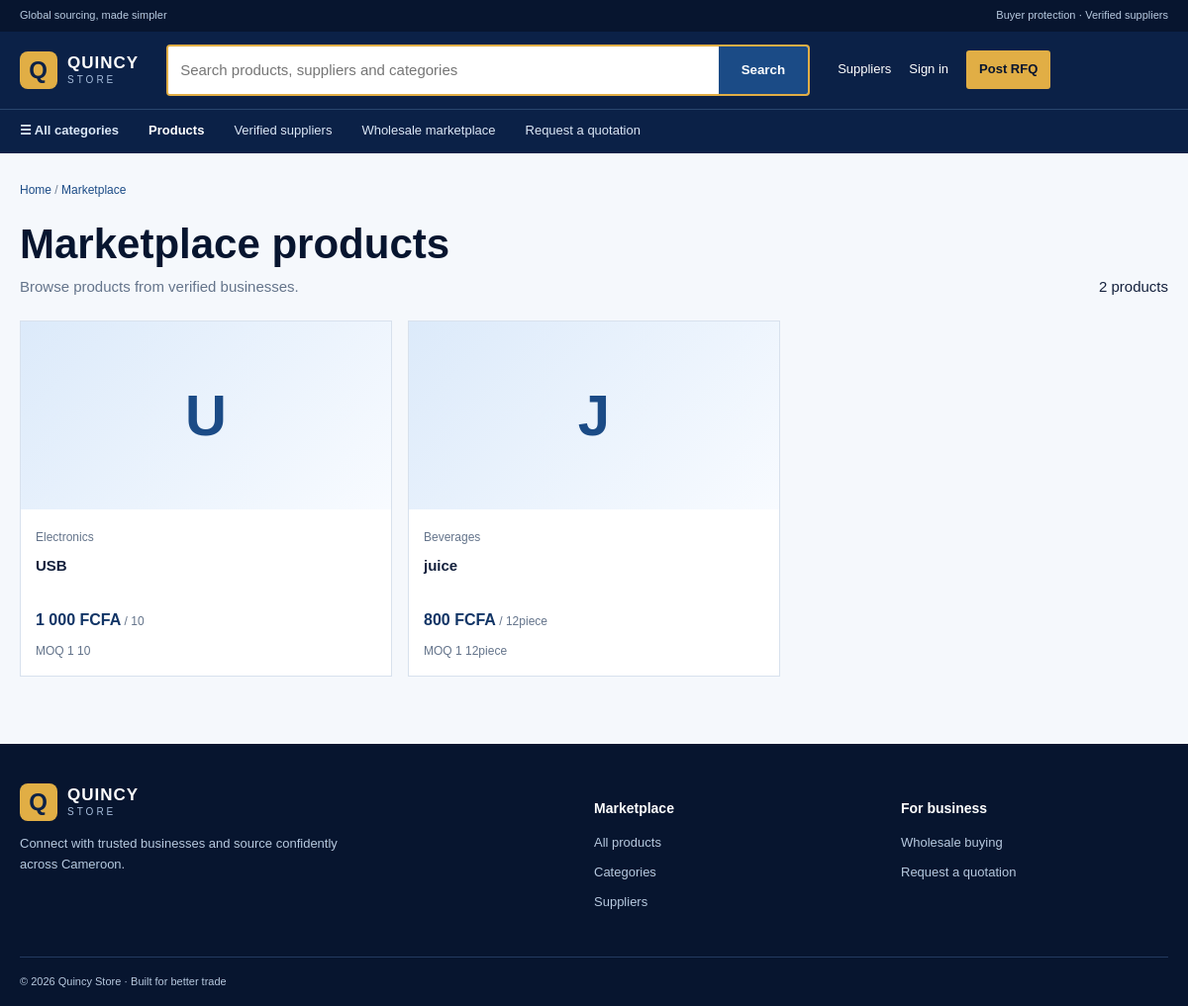
The page /shop/products.php on the database its author committed.
### tables this page shows
CREATE TABLE `products` (
  `id` int(11) NOT NULL,
  `supplier_id` int(11) DEFAULT NULL,
  `manufacturer_id` int(11) DEFAULT NULL,
  `category_id` int(11) NOT NULL,
  `name` varchar(200) NOT NULL,
  `slug` varchar(220) NOT NULL,
  `description` text DEFAULT NULL,
  `sku` varchar(100) DEFAULT NULL,
  `retail_price` decimal(12,2) NOT NULL,
  `wholesale_price` decimal(12,2) DEFAULT NULL,
  `minimum_order_quantity` int(11) DEFAULT 1,
  `unit` varchar(50) DEFAULT 'piece',
  `weight` decimal(10,2) DEFAULT NULL,
  `country_of_origin` varchar(100) DEFAULT 'Cameroon',
  `status` enum('draft','active','out_of_stock','discontinued') DEFAULT 'draft',
  `created_at` timestamp NOT NULL DEFAULT current_timestamp(),
  `updated_at` timestamp NOT NULL DEFAULT current_timestamp() ON UPDATE current_timestamp()
);

CREATE TABLE `categories` (
  `id` int(11) NOT NULL,
  `parent_id` int(11) DEFAULT NULL,
  `name` varchar(100) NOT NULL,
  `description` text DEFAULT NULL,
  `image` varchar(255) DEFAULT NULL,
  `status` enum('active','inactive') DEFAULT 'active',
  `created_at` timestamp NOT NULL DEFAULT current_timestamp(),
  `updated_at` timestamp NOT NULL DEFAULT current_timestamp() ON UPDATE current_timestamp()
);

### includes/functions.php (called while the page is built, shortened)
<?php
function e(mixed $value): string
{
    return htmlspecialchars((string) $value, ENT_QUOTES, 'UTF-8');
}
function formatPrice(float|int|string $amount): string
{
    return number_format((float) $amount, 0, '.', ' ') . ' FCFA';
}

### config/config.php (called while the page is built, shortened)
<?php
require_once __DIR__ . '/database.php';
spl_autoload_register(static function (string $class): void {
    $path = ROOT_PATH . '/classes/' . $class . '.php';
});

### config/database.php (called while the page is built, shortened)
<?php
final class Database
{
    private static ?self $instance = null;
    private PDO $connection;
    private function __construct()
    {
        $dsn = sprintf(
            'mysql:host=%s;port=%s;dbname=%s;charset=%s',
            DB_HOST,
            DB_PORT,
            DB_NAME,
            DB_CHARSET
        );
        $this->connection = new PDO($dsn, DB_USER, DB_PASS, [
            PDO::ATTR_ERRMODE => PDO::ERRMODE_EXCEPTION,
            PDO::ATTR_DEFAULT_FETCH_MODE => PDO::FETCH_ASSOC,
            PDO::ATTR_EMULATE_PREPARES => false,
        ]);
    }
    public static function getInstance(): self
    {
        return self::$instance ??= new self();
    }
    public function getConnection(): PDO
    {
        return $this->connection;
    }
}

### classes/Product.php (called while the page is built, shortened)
<?php
final class Product
{
    private PDO $db;
    public function __construct()
    {
        $this->db = Database::getInstance()->getConnection();
    }
    public function search(string $term = '', ?int $categoryId = null, int $limit = 24): array
    {
        $where = ["p.status = 'active'"];
        $params = [];
        $limit = max(1, min($limit, 100));
        $stmt = $this->db->prepare(
            'SELECT p.*, c.name AS category_name,
                    COALESCE(i.quantity - i.reserved_quantity, 0) AS available_quantity,
                    (SELECT pi.image
                     FROM product_images pi
                     WHERE pi.product_id = p.id
                     ORDER BY pi.is_primary DESC, pi.sort_order
                     LIMIT 1) AS image
             FROM products p
             LEFT JOIN categories c ON c.id = p.category_id
             LEFT JOIN inventory i
                    ON i.product_id = p.id
                   AND i.variant_id IS NULL
             WHERE ' . implode(' AND ', $where) . '
             ORDER BY p.created_at DESC
             LIMIT ' . $limit
        );
        $stmt->execute($params);
        return $stmt->fetchAll();
    }
}

### shop/_layout.php (the view)
<?php
function shopHeader(string $title, string $active = 'Products'): void { ?>
<!doctype html><html lang="en"><head><meta charset="utf-8"><meta name="viewport" content="width=device-width,initial-scale=1">
<title><?= e($title) ?> - <?= e(SITE_NAME) ?></title><link rel="stylesheet" href="<?= e(BASE_URL) ?>/assets/css/style.css"><link rel="stylesheet" href="<?= e(BASE_URL) ?>/assets/css/shop.css"></head>
<body class="shop-page"><header class="shop-header"><div class="shop-top"><div class="container shop-top-inner"><span>Global sourcing, made simpler</span><span>Buyer protection · Verified suppliers</span></div></div><div class="container shop-header-main"><a class="brand" href="<?= e(BASE_URL) ?>/"><span class="brand-mark">Q</span><span><strong>QUINCY</strong><small>STORE</small></span></a><form class="shop-search" action="<?= e(BASE_URL) ?>/shop/search.php" method="get"><input name="q" value="<?= e($_GET['q'] ?? '') ?>" placeholder="Search products, suppliers and categories"><button type="submit">Search</button></form><nav class="shop-actions"><a href="<?= e(BASE_URL) ?>/shop/suppliers.php">Suppliers</a><a href="<?= e(BASE_URL) ?>/login.php">Sign in</a><a class="shop-quote" href="<?= e(BASE_URL) ?>/b2b/request-quotation.php">Post RFQ</a></nav></div><div class="shop-nav"><div class="container"><a href="<?= e(BASE_URL) ?>/shop/categories.php">☰ All categories</a><a class="<?= $active === 'Products' ? 'active' : '' ?>" href="<?= e(BASE_URL) ?>/shop/products.php">Products</a><a href="<?= e(BASE_URL) ?>/shop/suppliers.php">Verified suppliers</a><a href="<?= e(BASE_URL) ?>/b2b/marketplace.php">Wholesale marketplace</a><a href="<?= e(BASE_URL) ?>/b2b/request-quotation.php">Request a quotation</a></div></div></header>
<?php }
function shopFooter(): void { ?>
<footer class="shop-footer"><div class="container shop-footer-grid"><div><a class="brand" href="<?= e(BASE_URL) ?>/"><span class="brand-mark">Q</span><span><strong>QUINCY</strong><small>STORE</small></span></a><p>Connect with trusted businesses and source confidently across Cameroon.</p></div><div><h3>Marketplace</h3><a href="<?= e(BASE_URL) ?>/shop/products.php">All products</a><a href="<?= e(BASE_URL) ?>/shop/categories.php">Categories</a><a href="<?= e(BASE_URL) ?>/shop/suppliers.php">Suppliers</a></div><div><h3>For business</h3><a href="<?= e(BASE_URL) ?>/b2b/marketplace.php">Wholesale buying</a><a href="<?= e(BASE_URL) ?>/b2b/request-quotation.php">Request a quotation</a></div></div><div class="container shop-copyright">© <?= date('Y') ?> <?= e(SITE_NAME) ?> · Built for better trade</div></footer></body></html>
<?php }
function productImage(array $product): string { return trim((string)($product['image'] ?? '')); }
function productCard(array $product): void { $image = productImage($product); ?>
<article class="market-card"><a class="market-image" href="<?= e(BASE_URL) ?>/shop/product-details.php?id=<?= (int)$product['id'] ?>"><?php if ($image): ?><img src="<?= e($image) ?>" alt="<?= e($product['name']) ?>"><?php else: ?><span><?= e(strtoupper(substr((string)$product['name'],0,1))) ?></span><?php endif; ?></a><div class="market-card-body"><small><?= e($product['category_name'] ?? 'General merchandise') ?></small><h3><a href="<?= e(BASE_URL) ?>/shop/product-details.php?id=<?= (int)$product['id'] ?>"><?= e($product['name']) ?></a></h3><strong><?= e(formatPrice($product['wholesale_price'] ?? $product['retail_price'] ?? 0)) ?></strong><?php if (!empty($product['wholesale_price'])): ?><span class="unit"> / <?= e($product['unit'] ?? 'unit') ?></span><?php endif; ?><p><?= isset($product['minimum_order_quantity']) ? 'MOQ ' . (int)$product['minimum_order_quantity'] . ' ' . e($product['unit'] ?? 'units') : 'Ready to ship' ?></p></div></article>
<?php }

### shop/products.php (shortened to what this page needs)
<?php
require_once dirname(__DIR__) . '/config/config.php';
require_once ROOT_PATH . '/includes/functions.php';
require_once __DIR__ . '/_layout.php';
$term = trim((string)($_GET['q'] ?? ''));
$categoryId = filter_input(INPUT_GET, 'category', FILTER_VALIDATE_INT);
$products = [];
$error = null;
$category = null;
try {
    $products = (new Product())->search($term, $categoryId ?: null, 60);
} catch (PDOException $exception) {
    error_log('Shop catalogue unavailable: ' . $exception->getMessage());
    $error = 'Our catalogue is temporarily unavailable. Please try again shortly.';
}
$title = $category['name'] ?? ($term ? 'Search results' : 'Marketplace products');
shopHeader($title);
?>
<main class="container shop-main">
    <div class="shop-breadcrumb">
        <a href="<?= e(BASE_URL) ?>/">Home</a>
        /
        <a href="<?= e(BASE_URL) ?>/shop/products.php">Marketplace</a>
    </div>
    <div class="shop-title">
        <div>
            <h1><?= e($title) ?></h1>
            <?php if ($term): ?>
                <p>Showing products matching "<?= e($term) ?>"</p>
            <?php else: ?>
                <p>Browse products from verified businesses.</p>
            <?php endif; ?>
        </div>
        <span><?= count($products) ?> products</span>
    </div>
    <?php if ($error): ?>
        <div class="shop-alert">
            <?= e($error) ?>
        </div>
    <?php else: ?>
        <div class="market-grid">
            <?php foreach ($products as $product): ?>
                <?php productCard($product); ?>
            <?php endforeach; ?>
        </div>
    <?php endif; ?>
</main>
<?php shopFooter(); ?>

### assets/css/style.css (style rules this page uses)
:root { --navy-950: #07152f; --navy-900: #0b2147; --navy-800: #123566; --navy-700: #1b4b86; --blue-100: #eaf2fb; --blue-50: #f5f8fc; --white: #ffffff; --ink: #14213d; --muted: #64748b; --border: #d8e1ed; --gold: #e1ae45; --shadow: 0 12px 32px rgba(7, 21, 47, .08); }
* { box-sizing: border-box; }
html { scroll-behavior: smooth; }
body { margin: 0; color: var(--ink); background: var(--white); font: 15px/1.6 Arial, sans-serif; }
a { color: inherit; text-decoration: none; }
.container { width: min(1180px, calc(100% - 40px)); margin: 0 auto; }
.brand { display: inline-flex; align-items: center; gap: 10px; color: var(--white); letter-spacing: 1px; }
.brand-mark { display: grid; width: 38px; height: 38px; place-items: center; color: var(--navy-900); background: var(--gold); border-radius: 8px; font-size: 24px; font-weight: 800; }
.brand strong, .brand small { display: block; line-height: 1; }
.brand strong { font-size: 17px; }
.brand small { margin-top: 4px; color: #a8bfdd; font-size: 10px; letter-spacing: 3px; }

### assets/css/shop.css (style rules this page uses)
.shop-page { background:#f5f8fc }
.shop-header { background:#0b2147;color:#fff }
.shop-top { background:#07152f;color:#b9cbe1;font-size:11px }
.shop-top-inner { display:flex;justify-content:space-between;padding:7px 0 }
.shop-header-main { display:flex;align-items:center;gap:28px;min-height:78px }
.shop-search { display:flex;flex:1;max-width:650px;border:2px solid #e1ae45;background:#fff;border-radius:4px;overflow:hidden }
.shop-search input { min-width:0;flex:1;padding:12px;border:0;outline:0;font:inherit }
.shop-search button { padding:0 23px;color:#fff;background:#1b4b86;border:0;font-weight:700 }
.shop-actions { display:flex;align-items:center;gap:18px;white-space:nowrap;font-size:13px }
.shop-quote { padding:9px 13px;background:#e1ae45;color:#07152f;border-radius:3px;font-weight:700 }
.shop-nav { border-top:1px solid #29466d }
.shop-nav .container { display:flex;gap:30px;align-items:center;min-height:44px;font-size:13px;color:#dce8f7 }
.shop-nav a:first-child { font-weight:700 }
.shop-nav .active { color:#fff;font-weight:700 }
.shop-main { padding:28px 0 68px }
.shop-breadcrumb { margin-bottom:22px;color:#718096;font-size:12px }
.shop-breadcrumb a { color:#1b4b86 }
.shop-title { display:flex;align-items:end;justify-content:space-between;gap:20px;margin-bottom:22px }
.shop-title h1 { margin:0;color:#07152f;font-size:clamp(28px,4vw,42px);line-height:1.1 }
.shop-title p { margin:8px 0 0;color:#64748b }
.market-grid { display:grid;grid-template-columns:repeat(3,1fr);gap:16px }
.market-card { overflow:hidden;background:#fff;border:1px solid #d8e1ed;transition:box-shadow .2s,transform .2s }
.market-image { display:grid;height:190px;place-items:center;background:linear-gradient(135deg,#dceafa,#f8fbff);color:#1b4b86;font-size:58px;font-weight:700 }
.market-card-body { padding:15px }
.market-card-body small,.market-card-body p { color:#64748b;font-size:12px }
.market-card-body h3 { min-height:44px;margin:6px 0 10px;font-size:15px;color:#14213d }
.market-card-body strong { color:#123566;font-size:16px }
.market-card-body .unit { color:#64748b;font-size:12px }
.market-card-body p { margin:9px 0 0 }
.shop-footer { padding-top:40px;color:#b7c9df;background:#07152f }
.shop-footer-grid { display:grid;grid-template-columns:2fr 1fr 1fr;gap:40px;padding-bottom:35px }
.shop-footer p { max-width:330px;font-size:13px }
.shop-footer h3 { color:#fff;font-size:14px }
.shop-footer-grid a:not(.brand) { display:block;margin:9px 0;font-size:13px }
.shop-copyright { padding:16px 0;border-top:1px solid #233a60;font-size:11px }

### rows shown on the page
products: name "U", category.name "Electronics", name "USB", wholesale_price "1 000 FCFA", unit "10", minimum_order_quantity "1"
products: name "J", category.name "Beverages", name "juice", wholesale_price "800 FCFA", unit "12piece", minimum_order_quantity "1"

### other values the page prints
$title "Marketplace products"
count($products) "2"
SITE_NAME "Quincy Store"
